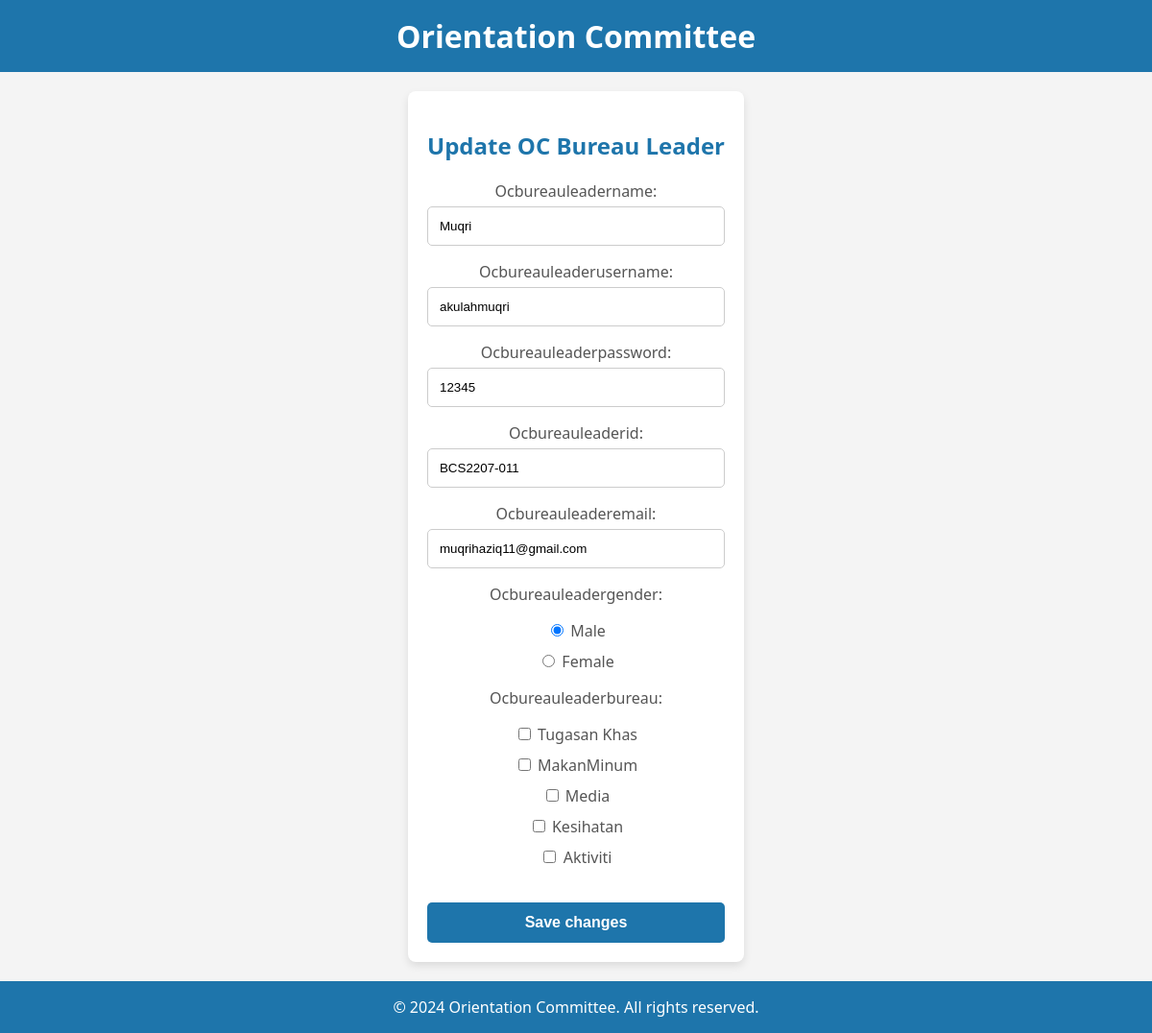
The app's page /OC/oc_president_page/update_page/update_ocbureauleader_list/update_ocbureauleader/1/ with its own data.
### RecruitmentSystem/models.py (models this page shows, shortened)
class OCBureauLeaderData(models.Model):
    ocbureauleadername = models.CharField(max_length=100)
    ocbureauleaderusername = models.CharField(max_length=50)
    ocbureauleaderpassword = models.CharField(max_length=50)
    ocbureauleaderid = models.CharField(max_length=20)
    ocbureauleaderemail = models.EmailField()
    ocbureauleadergender = models.CharField(max_length=10)
    ocbureauleaderbureau = models.CharField(max_length=100)

### RecruitmentSystem/views.py (the view)
# urls.py: path("oc_president_page/update_page/update_ocbureauleader_list/update_ocbureauleader/<int:pk>/", views.update_ocbureauleader, name="update_ocbureauleader"),
def update_ocbureauleader(request, pk):
    ocbureauleader = get_object_or_404(OCBureauLeaderData, pk=pk)
    if request.method == "POST":
        form = OCBureauLeaderDataForm(request.POST, instance=ocbureauleader)
        if form.is_valid():
            form.save()
            return redirect('update_ocbureauleader_list')
    else:
        form = OCBureauLeaderDataForm(instance=ocbureauleader)
    return render(request, 'update_ocbureauleader_form.html', {'form': form})

### RecruitmentSystem/forms.py
class OCBureauLeaderDataForm(forms.ModelForm):
    class Meta:
        model = OCBureauLeaderData
        fields = ['ocbureauleadername', 'ocbureauleaderusername', 'ocbureauleaderpassword', 'ocbureauleaderid', 'ocbureauleaderemail', 'ocbureauleadergender', 'ocbureauleaderbureau']
        GENDER_CHOICES = [
            ('Male', 'Male'),
            ('Female', 'Female'),
        ]
        BUREAU_CHOICES = [
            ('Tugasan Khas', 'Tugasan Khas'),
            ('MakanMinum', 'MakanMinum'),
            ('Media', 'Media'),
            ('Kesihatan', 'Kesihatan'),
            ('Aktiviti', 'Aktiviti'),
        ]
        widgets = {
            'ocbureauleadergender': forms.RadioSelect(choices=GENDER_CHOICES),
            'ocbureauleaderbureau': forms.CheckboxSelectMultiple(choices=BUREAU_CHOICES),
        }

### RecruitmentSystem/templates/update_ocbureauleader_form.html (shortened to what this page needs)
<!DOCTYPE html>
<html lang="en">
<head>
</head>
<body>
    <header>
        <h1>Orientation Committee</h1>
    </header>
    <div class="content">
        <div class="form-container">
            <h2>Update OC Bureau Leader</h2>
            <form method="post">
                {{ form.as_p }}
                <button type="submit">Save changes</button>
            </form>
        </div>
    </div>
    <footer>
        <p>&copy; 2024 Orientation Committee. All rights reserved.</p>
    </footer>
</body>
</html>

### RecruitmentSystem/templates/update_ocbureauleader_form.html (style rules this page uses)
body { font-family: 'Segoe UI', Tahoma, Geneva, Verdana, sans-serif; background-color: #f4f4f4; margin: 0; padding: 0; display: flex; flex-direction: column; min-height: 100vh; }
header { background-color: #1e75ab; color: white; text-align: center; padding: 1em 0; }
footer { background-color: #1e75ab; color: white; text-align: center; padding: 1em 0; margin-top: auto; }
.content { padding: 20px; max-width: 800px; margin: 20px auto; background-color: #fff; border-radius: 8px; box-shadow: 0 4px 8px rgba(0, 0, 0, 0.1); flex: 1; }
header h1, footer p { margin: 0; }
.form-container { text-align: center; }
.form-container h2 { color: #1e75ab; margin-bottom: 20px; }
.form-container label { display: block; margin-top: 10px; color: #555; }
.form-container input[type="text"], .form-container input[type="email"], .form-container input[type="file"], .form-container select { width: 100%; padding: 12px; margin-top: 5px; border: 1px solid #ccc; border-radius: 5px; box-sizing: border-box; }
.form-container button { width: 100%; padding: 12px; background-color: #1e75ab; color: white; border: none; border-radius: 5px; margin-top: 20px; cursor: pointer; font-weight: bold; font-size: 16px; }

### records on screen
OCBureauLeaderData: ocbureauleadername "Muqri", ocbureauleaderusername "akulahmuqri", ocbureauleaderpassword "12345", ocbureauleaderid "BCS2207-011", ocbureauleaderemail "muqrihaziq11@gmail.com", ocbureauleadergender "☑ Male ☐ Female", ocbureauleaderbureau "☐ ☐ ☐ ☐ ☐"
